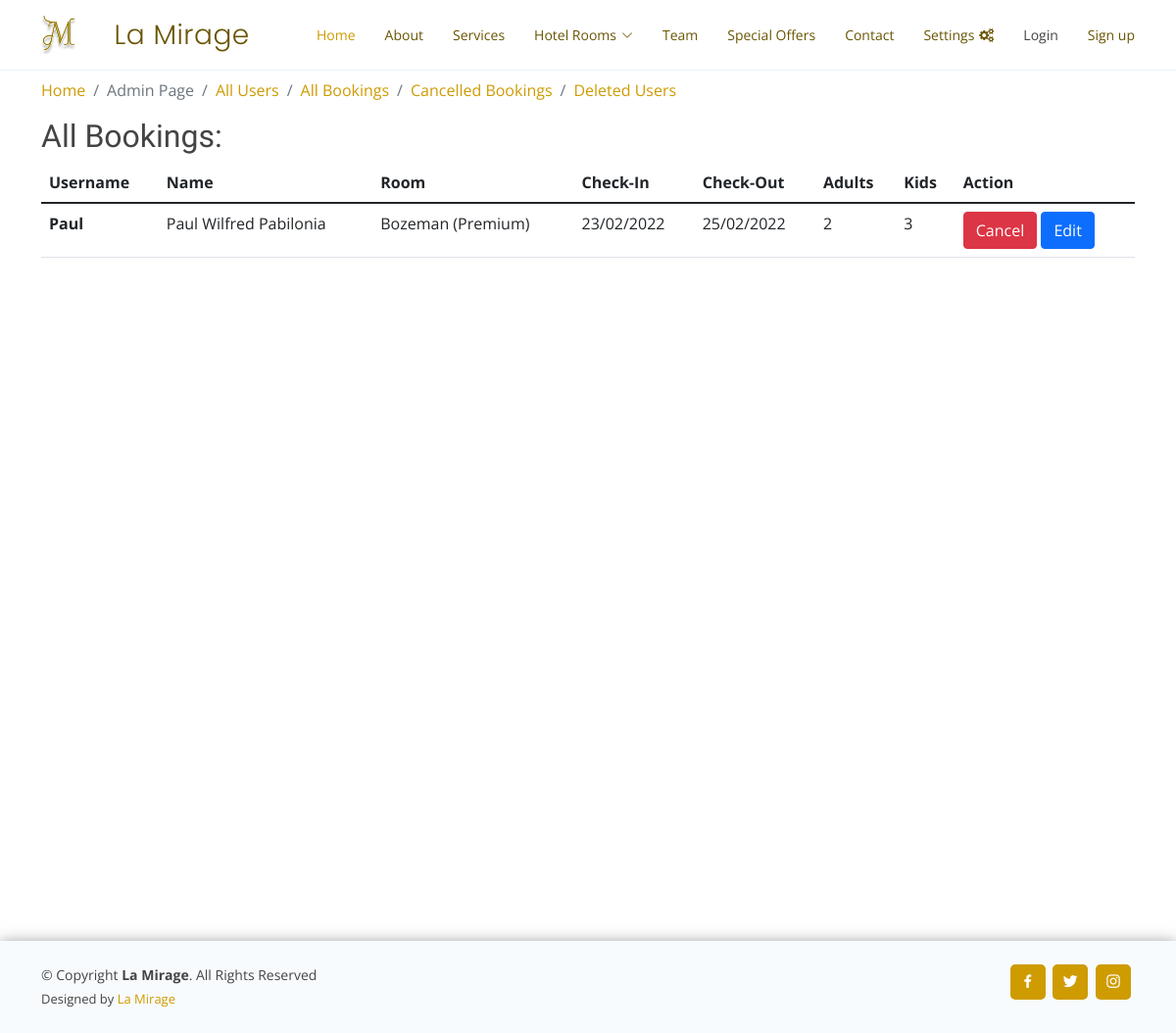
/all_bookings, run on the app's committed database.
### reservation/models.py (models this page shows, shortened)
class Booking(models.Model):
    client = models.ForeignKey(User, on_delete=models.CASCADE,related_name="booking",default=None)
    user_profile = models.ForeignKey(UserProfile, on_delete=models.CASCADE,related_name="booking_profile",default=None)
    checkIn = models.CharField(max_length=100)
    checkOut = models.CharField(max_length=100)
    numAdults = models.IntegerField(default=0)
    numKids = models.IntegerField(default=0)
    mop = models.CharField(max_length=200)
    room_category = models.CharField(max_length=200,default=None)
    room_type = models.CharField(max_length=200,default=None)
    is_cancelled = models.BooleanField(default=False,blank= True)
    created_at = models.DateTimeField(auto_now_add=True)
    update_at = models.DateTimeField(auto_now=True)

class User(AbstractUser):
    pass

### reservation/views.py (the view)
# urls.py: path("all_bookings", views.all_bookings, name="all_bookings"),
def all_bookings(request):
    bookings = Booking.objects.filter(is_cancelled=False)
    return render(request, "reservation/all_bookings.html",
                  {'bookings': bookings})

### reservation/templates/reservation/all_bookings.html (shortened to what this page needs)
{% extends 'reservation/admin_layout.html' %}
{% load static %}
{% block body %}
<h2>All Bookings:</h2>
<table class="table">
  <thead class="thead-dark">
    <tr>
      <th scope="col">Username</th>
      <th scope="col">Name</th>
      <th scope="col">Room</th>
      <th scope="col">Check-In</th>
      <th scope="col">Check-Out</th>
      <th scope="col">Adults</th>
      <th scope="col">Kids</th>
      <th scope="col">Action</th>
    </tr>
  </thead>
  <tbody>
    {% for book in bookings %}
    <tr>
      <th scope="row">{{ book.client.username }}</th>
      <td>{{book.client.first_name}} {{book.client.last_name}}</td>
      <td>{{ book.room_type }} ({{ book.room_category }})</td>
      <td>{{ book.checkIn }}</td>
      <td>{{ book.checkOut }}</td>
      <td>{{ book.numAdults }}</td>
      <td>{{ book.numKids }}</td>
      <td>
        <a href="{% url 'cancel_booking' book.id %}" class="btn btn-danger">Cancel</a>
        <a href="{% url 'booking_edit' book.id %}" class="btn btn-primary">Edit</a>
      </td>
    </tr>
    {% endfor %}
  </tbody>
</table>
{% endblock %}

### reservation/static/reservation/assets/css/style.css (style rules this page uses)
body { font-family: "Open Sans", sans-serif; color: #444444; }
a { color: #CE9B01; text-decoration: none; }
h1, h2, h3, h4, h5, h6 { font-family: "Raleway", sans-serif; }

### data on the page
Booking: client.username "Paul", client.first_name "Paul Wilfred", client.last_name "Pabilonia", room_type "Bozeman", room_category "Premium", checkIn "23/02/2022", checkOut "25/02/2022", numAdults "2", numKids "3"
